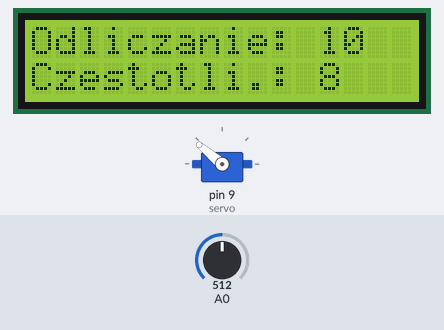
The sketch below on a simulated Arduino Uno, built with avr-gcc and run on an emulated ATmega328P. Shown: 16×2 character LCD, servo. The inputs (shaded band) are chosen by the test bench; at power-on: A0 = 512.

Above: at 1.2 s.
1.3 s: A0 set to 716
At 2.3 s:
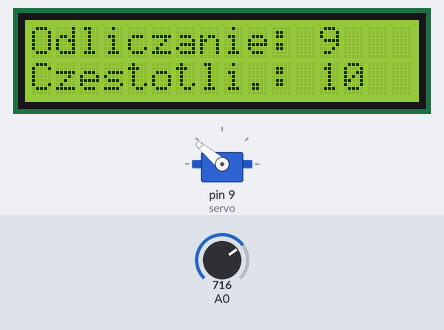
4.5 s: A0 set to 900
At 5.8 s:
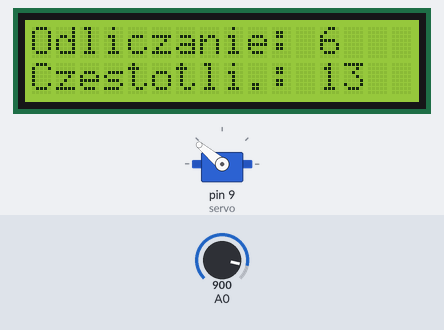
7.5 s: A0 set to 1023
At 11.4 s:
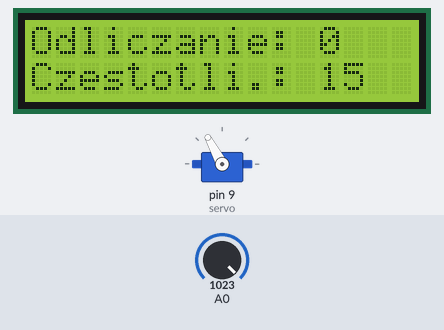
Timing chart, 0 to 13.1 s (numbered marks = the images above; inputs shaded):
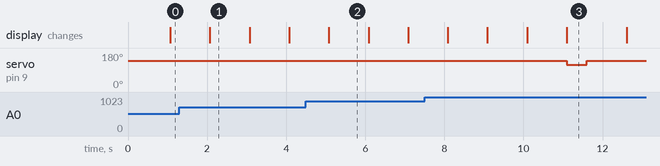

The sketch:

servo_KM.ino
```cpp
#include <Servo.h>

#include <Wire.h>
#include <LiquidCrystal.h>

LiquidCrystal lcd(7,6,5,4,3,2);     // inicjacja LCD

Servo servo;                        // inicjacja serwa

int pos = 0;                        // zmienne
int timer = 11;
int czestotliwosc = 11;
int pWart = 10;

void setup() {
  lcd.begin(16, 2);
  servo.attach(9);                  // pin z serwem
  servo.write(140);                 // poczatkowa wartosc
  lcd.setCursor(0,0);
  lcd.print("Odliczanie: ");
}

void loop() {
  pWart = analogRead(A0);           // odczyt z potencjometru
  pWart = map(pWart, 0, 1023, 1, 15);
  czestotliwosc = pWart;

  lcd.setCursor(0,1);                 // wypisanie czestotliwosci na LCD
  lcd.print("Czestotli.: ");
  lcd.setCursor(12,1);
  lcd.print(czestotliwosc);
  if (czestotliwosc < 10){
    lcd.setCursor(13,1);
    lcd.print(" ");
  }

  if (timer == 0){                     // kiedy odliczanie: 0 uruchom serwo
  servo.write(118);
  delay(500);
  servo.write(140);
  timer = czestotliwosc;               // nastepny czas == czestotliwosci (od 1 do 15 sec)
  delay(10);
  }
  delay(1000);
  timer = timer - 1;                   // odejmowanie czasu i pisanie go na ekran
  lcd.setCursor(12,0);
  lcd.print(timer);
  if (timer < 10){
    lcd.setCursor(13,0);
    lcd.print(" ");
  }


}
```

Measured:
- what the display in image 2 shows lasts 1.0 s, from 5.1 s to 6.1 s
